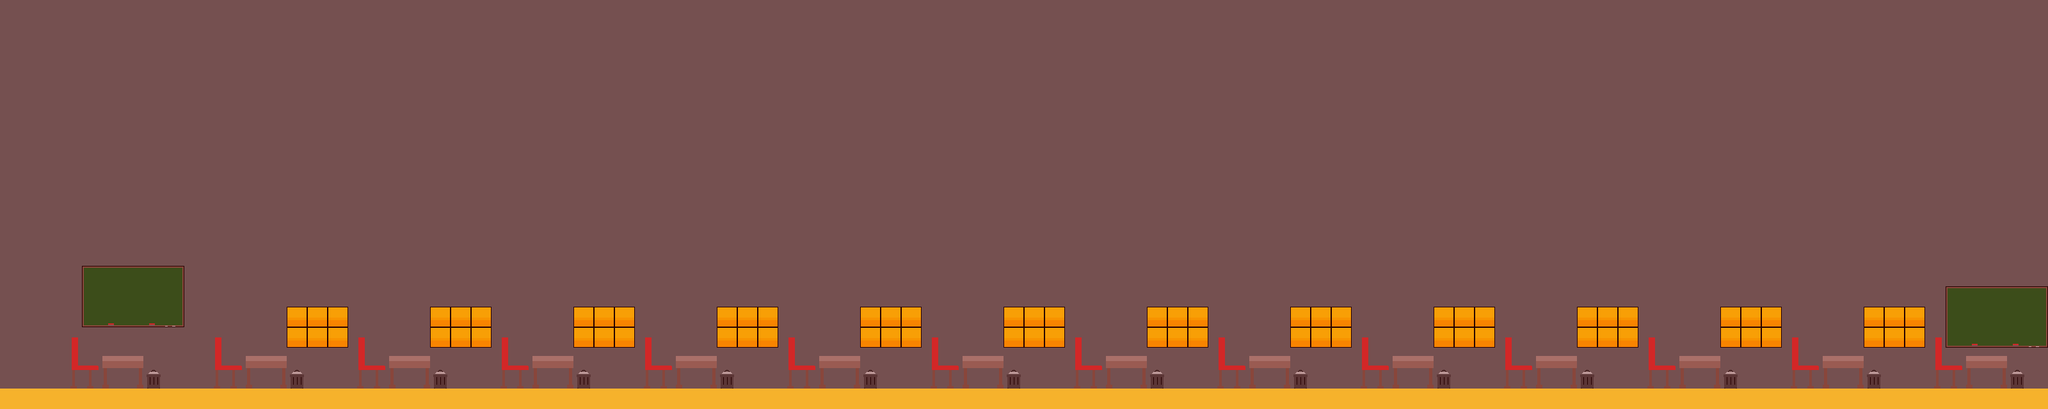

This is a level from a 2D game, rendered from its Tiled map with the project's own tilesets. A one-line summary and the map file follow, with tile-layer data summarised:
An orthogonal 100x20 tile map with 32x32 px tiles, 2 tile layers (platformLayer, pausedLayer), 2 tilesets and 3 objects (playerStart, playerGoal).

<map version="1.0" orientation="orthogonal" renderorder="right-down" width="100" height="20" tilewidth="32" tileheight="32" nextobjectid="7">
 <tileset firstgid="1" name="tileset5" tilewidth="32" tileheight="32" tilecount="25" columns="5">
  <image source="../images/tileset5.png" width="160" height="160" />
 </tileset>
 <tileset firstgid="26" name="tileset4" tilewidth="32" tileheight="32" tilecount="42" columns="6">
  <image source="../images/tileset4.png" width="192" height="224" />
 </tileset>
 <layer name="platformLayer" width="100" height="20">
  <data>[2000 cells, 2000 non-empty, 22 distinct tile ids]</data>
 </layer>
 <objectgroup name="objectsLayer">
  <object id="1" name="playerStart" gid="22" x="195" y="515" width="32" height="32">
   <properties>
    <property name="type" value="playerStart" />
   </properties>
  </object>
  <object id="3" name="playerGoal" gid="22" x="3109" y="641" width="32" height="32">
   <properties>
    <property name="type" value="playerGoal" />
   </properties>
  </object>
 </objectgroup>
 <layer name="pausedLayer" width="100" height="20" opacity="0.18">
  <data>[2000 cells, 2000 non-empty, 1 distinct tile ids]</data>
 </layer>
 <objectgroup name="collision">
  <object id="6" x="1" y="610">
   <polyline points="0,0 3198,-3 3199,32 -2,30 -1,1" />
  </object>
 </objectgroup>
</map>
